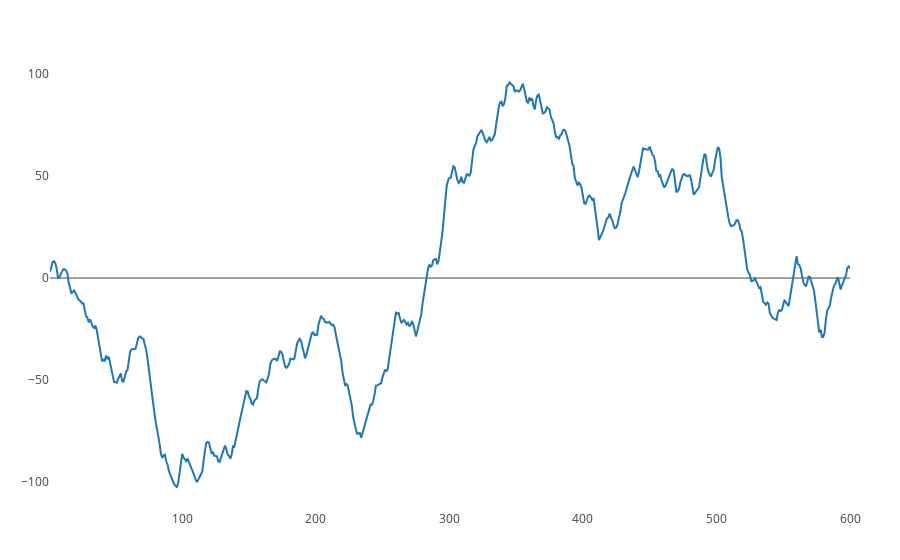

The notebook cell this image was saved under:
### Code cell
pty.plot(cumsum(ar1(600)[:, 1], dims=1), pty.Layout(xaxis_showgrid=false, yaxis_showgrid=false))

### Figure 1 — Plotly figure (JSON) as saved in the notebook; plotly's stock layout.template omitted (floating-point values rounded to 4 significant figures; data arrays with more than 128 entries replaced by an {"elided": "..."} marker saying what was removed)
{"data": [{"type": "scatter", "x": {"elided": "600 int values"}, "y": {"elided": "600 float values"}}], "layout": {"autosize": true, "margin": {"b": 50, "l": 50, "r": 50, "t": 60}, "xaxis": {"autorange": true, "range": [1, 600], "showgrid": false, "type": "linear"}, "yaxis": {"autorange": true, "range": [-113.6, 106.8], "showgrid": false, "type": "linear"}}}
